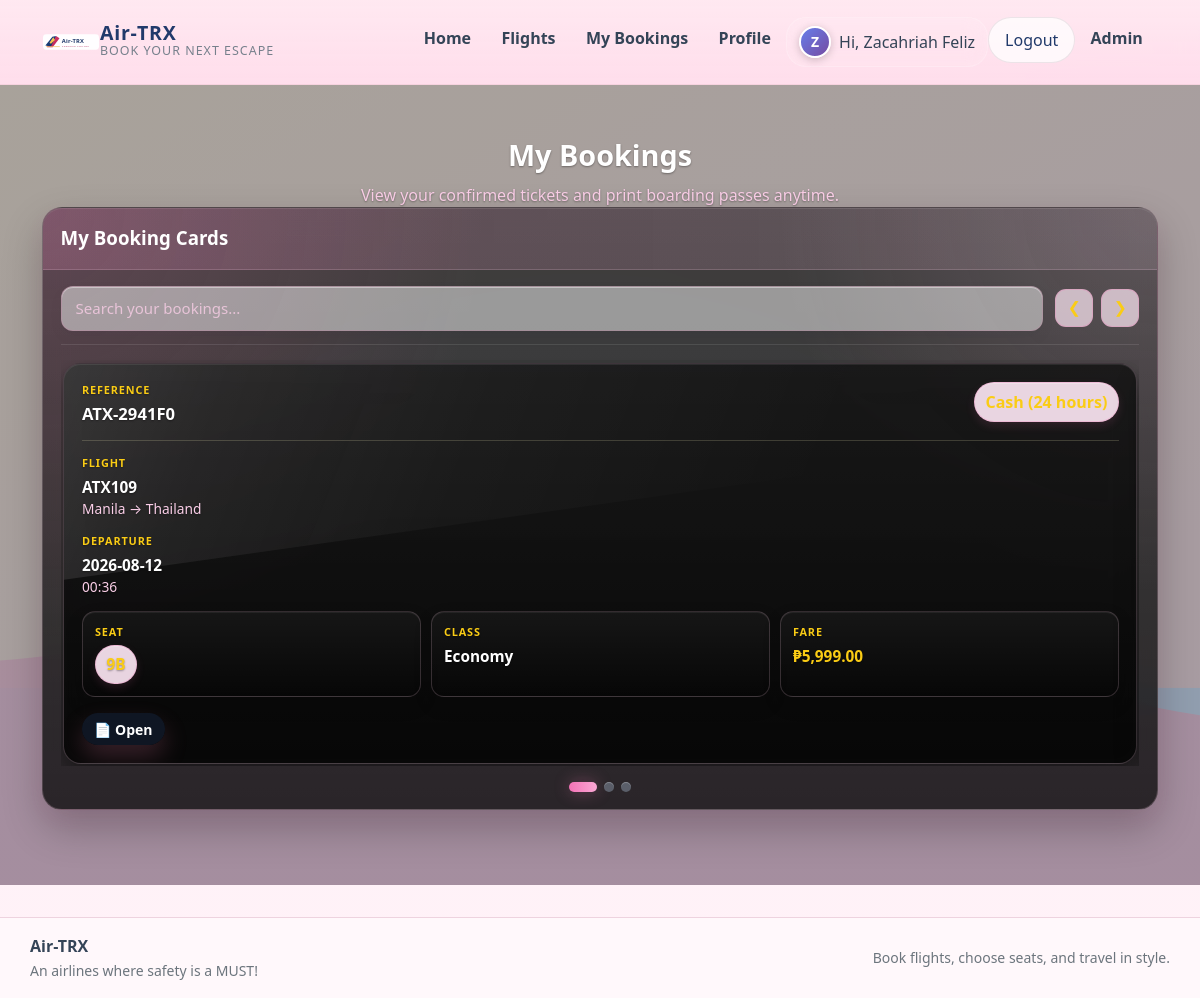
The app's page /my_bookings.php (signed in) with its own data.
### tables this page shows
CREATE TABLE `bookings` (
  `id` int(11) NOT NULL,
  `user_id` int(11) NOT NULL,
  `flight_id` int(11) NOT NULL,
  `booking_reference` varchar(30) NOT NULL,
  `seat_no` varchar(10) NOT NULL,
  `seat_class` varchar(30) NOT NULL DEFAULT 'Economy',
  `booking_status` varchar(50) NOT NULL DEFAULT 'Confirmed',
  `fare_amount` decimal(10,2) NOT NULL DEFAULT 0.00,
  `payment_method` varchar(50) NOT NULL DEFAULT 'GCash',
  `payment_status` varchar(50) NOT NULL DEFAULT 'Paid',
  `created_at` timestamp NOT NULL DEFAULT current_timestamp()
);

CREATE TABLE `flights` (
  `id` int(11) NOT NULL,
  `flight_code` varchar(20) NOT NULL,
  `origin` varchar(100) NOT NULL,
  `destination` varchar(100) NOT NULL,
  `departure_date` date NOT NULL,
  `departure_time` time NOT NULL DEFAULT '08:00:00',
  `economy_fare` decimal(10,2) NOT NULL DEFAULT 0.00,
  `premium_fare` decimal(10,2) NOT NULL DEFAULT 0.00,
  `business_fare` decimal(10,2) NOT NULL DEFAULT 0.00,
  `first_class_fare` decimal(10,2) NOT NULL DEFAULT 0.00,
  `created_at` timestamp NOT NULL DEFAULT current_timestamp()
);

### classes/Model.php (called while the page is built, shortened)
<?php
abstract class Model implements CrudInterface {
    public function __construct(PDO $db) { $this->conn = $db; }
}
?>

### classes/Booking.php (called while the page is built, shortened)
<?php
require_once __DIR__ . '/Model.php';
class Booking extends Model {
    protected string $table = 'bookings';
    public function getByUserId(int $uid): array {
        $sql = "SELECT b.*,f.flight_code,f.origin,f.destination,f.departure_date,f.departure_time FROM {$this->table} b INNER JOIN flights f ON b.flight_id=f.id WHERE b.user_id=:user_id ORDER BY b.id DESC";
        $stmt=$this->conn->prepare($sql); $stmt->execute([':user_id'=>$uid]); return $stmt->fetchAll();
    }
}
?>

### includes/helpers.php (called while the page is built, shortened)
<?php
function e(string $value): string { return htmlspecialchars($value, ENT_QUOTES, 'UTF-8'); }
function format_money($amount): string { return '₱' . number_format((float)$amount, 2); }
?>

### my_bookings.php (the view, shortened to what this page needs)
<?php
require_once __DIR__ . '/classes/Booking.php';
require_once __DIR__ . '/includes/helpers.php';
$database = new Database();
$db = $database->connect();
$bookingModel = new Booking($db);
$bookings = $bookingModel->getByUserId((int)$_SESSION['user_id']);
require_once __DIR__ . '/includes/header.php';
?>
<section class="results-section">
    <div class="container-xl">
        <div class="row justify-content-center">
            <div class="col-12">
                <div class="section-header center-header">
                    <div class="section-title">My Bookings</div>
                    <p class="section-copy">View your confirmed tickets and print boarding passes anytime.</p>
                </div>
                <div class="row justify-content-center">
                    <div class="col-12 col-lg-11">
                        <?php if (empty($bookings)): ?>
                            <div class="form-shell card border-0 floating-card mx-auto">
                                <div class="card-body p-4">
                                    <div class="empty-state">
                                        <i class="fas fa-plane fs-1 mb-3"></i>
                                        <h5>No bookings yet</h5>
                                        <p>Book your first flight and it will appear here.</p>
                                        <a href="index.php" class="btn btn-air-primary">Find Flights</a>
                                    </div>
                                </div>
                            </div>
                        <?php else: ?>
                            <div class="table-shell card border-0 floating-card booking-list-shell mx-auto">
                                <div class="card-header">
                                    <h3 class="fw-bold mb-0">My Booking Cards</h3>
                                </div>
                                <div class="card-body">
                                    <div class="booking-list-toolbar">
                                        <div class="booking-search-wrap">
                                            <input
                                                type="text"
                                                id="bookingSearchInput"
                                                class="form-control booking-search-input"
                                                placeholder="Search your bookings..."
                                                autocomplete="off"
                                            >
                                        </div>
                                        <div class="booking-carousel-controls">
                                            <button type="button" class="btn btn-sm booking-carousel-btn" id="bookingPrevBtn" aria-label="Previous booking">&#10094;</button>
                                            <button type="button" class="btn btn-sm booking-carousel-btn" id="bookingNextBtn" aria-label="Next booking">&#10095;</button>
                                        </div>
                                    </div>
                                    <div class="booking-carousel-viewport">
                                        <div class="booking-carousel-track" id="bookingCardsContainer">
                                            <?php foreach ($bookings as $row): ?>
                                                <?php
                                                    $bookingSearchText = strtolower(trim(
                                                        ($row['booking_reference'] ?? '') . ' ' .
                                                        ($row['flight_code'] ?? '') . ' ' .
                                                        ($row['origin'] ?? '') . ' ' .
                                                        ($row['destination'] ?? '') . ' ' .
                                                        ($row['departure_date'] ?? '') . ' ' .
                                                        substr(($row['departure_time'] ?? ''), 0, 5) . ' ' .
                                                        ($row['seat_no'] ?? '') . ' ' .
                                                        ($row['seat_class'] ?? '') . ' ' .
                                                        ($row['payment_method'] ?? '') . ' ' .
                                                        ($row['fare_amount'] ?? '')
                                                    ));
                                                ?>
                                                <div class="booking-card-col" data-search="<?php echo htmlspecialchars($bookingSearchText, ENT_QUOTES, 'UTF-8'); ?>">
                                                    <div class="booking-card h-100">
                                                        <div class="booking-card-top">
                                                            <div>
                                                                <div class="booking-label">Reference</div>
                                                                <div class="booking-reference"><?php echo e($row['booking_reference']); ?></div>
                                                            </div>
                                                            <span class="payment-badge"><?php echo e($row['payment_method']); ?></span>
                                                        </div>
                                                        <div class="booking-card-section">
                                                            <div class="booking-label">Flight</div>
                                                            <div class="booking-value"><?php echo e($row['flight_code']); ?></div>
                                                            <div class="booking-subvalue"><?php echo e($row['origin']); ?> → <?php echo e($row['destination']); ?></div>
                                                        </div>
                                                        <div class="booking-card-section">
                                                            <div class="booking-label">Departure</div>
                                                            <div class="booking-value"><?php echo e($row['departure_date']); ?></div>
                                                            <div class="booking-subvalue"><?php echo e(substr($row['departure_time'], 0, 5)); ?></div>
                                                        </div>
                                                        <div class="booking-grid">
                                                            <div class="booking-mini-card">
                                                                <div class="booking-label">Seat</div>
                                                                <div class="booking-value"><span class="seat-badge"><?php echo e($row['seat_no']); ?></span></div>
                                                            </div>
                                                            <div class="booking-mini-card">
                                                                <div class="booking-label">Class</div>
                                                                <div class="booking-value"><?php echo e($row['seat_class']); ?></div>
                                                            </div>
                                                            <div class="booking-mini-card">
                                                                <div class="booking-label">Fare</div>
                                                                <div class="booking-value fare-text"><?php echo e(format_money($row['fare_amount'])); ?></div>
                                                            </div>
                                                        </div>
                                                        <div class="booking-card-footer mt-3 d-flex justify-content-end">
                                                            <a class="btn btn-sm btn-air-primary" href="ticket.php?id=<?php echo (int)$row['id']; ?>" target="_blank">
                                                                📄 Open
                                                            </a>
                                                        </div>
                                                    </div>
                                                </div>
                                            <?php endforeach; ?>
                                        </div>
                                    </div>
                                    <div class="booking-carousel-progress" id="bookingCarouselDots"></div>
                                </div>
                            </div>
                        <?php endif; ?>
                    </div>
                </div>
            </div>
        </div>
    </div>
</section>
<?php require_once __DIR__ . '/includes/footer.php'; ?>

### records on screen
bookings: booking_reference "ATX-2941F0", payment_method "Cash (24 hours)", flight.flight_code "ATX109", flight.origin "Manila", flight.destination "Thailand", flight.departure_date "2026-08-12", flight.departure_time "00:36", seat_no "9B", seat_class "Economy", fare_amount "₱5,999.00"

### other values on screen
$userInitial "Z"
current_user_name() "Zacahriah Feliz"
